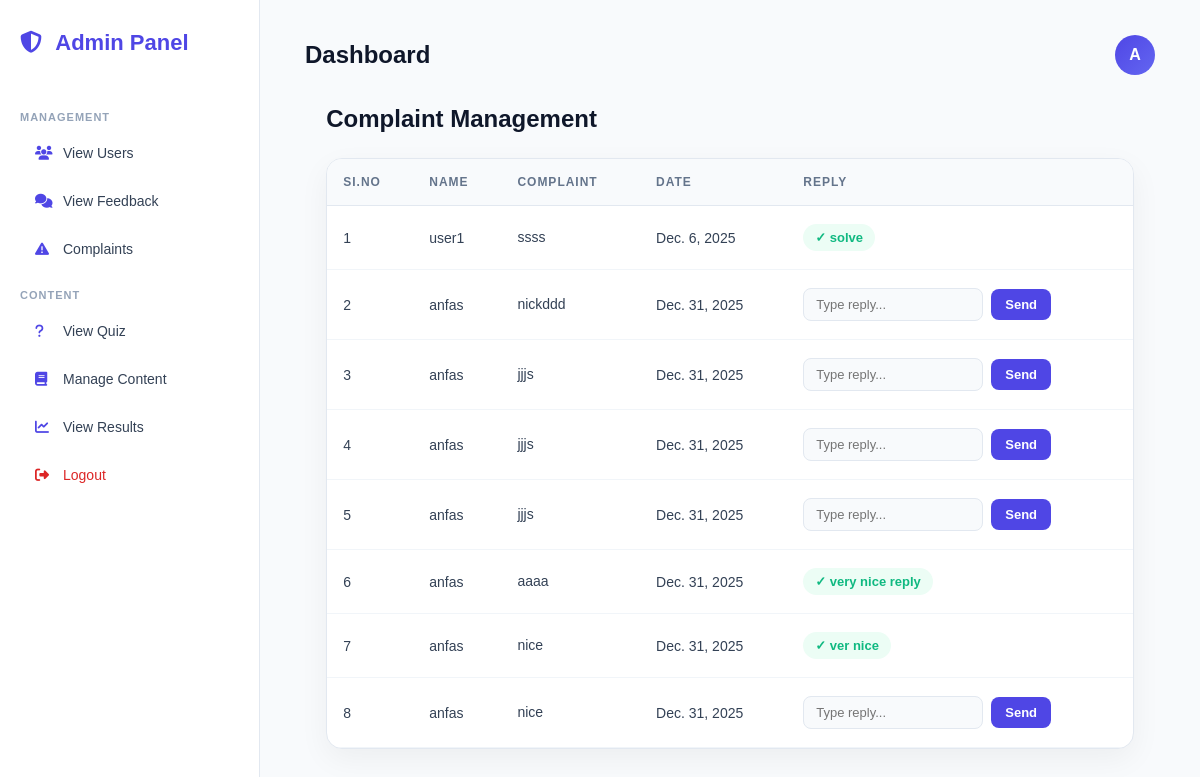
/ViewComplaint/, run on an earlier commit of the app's database.
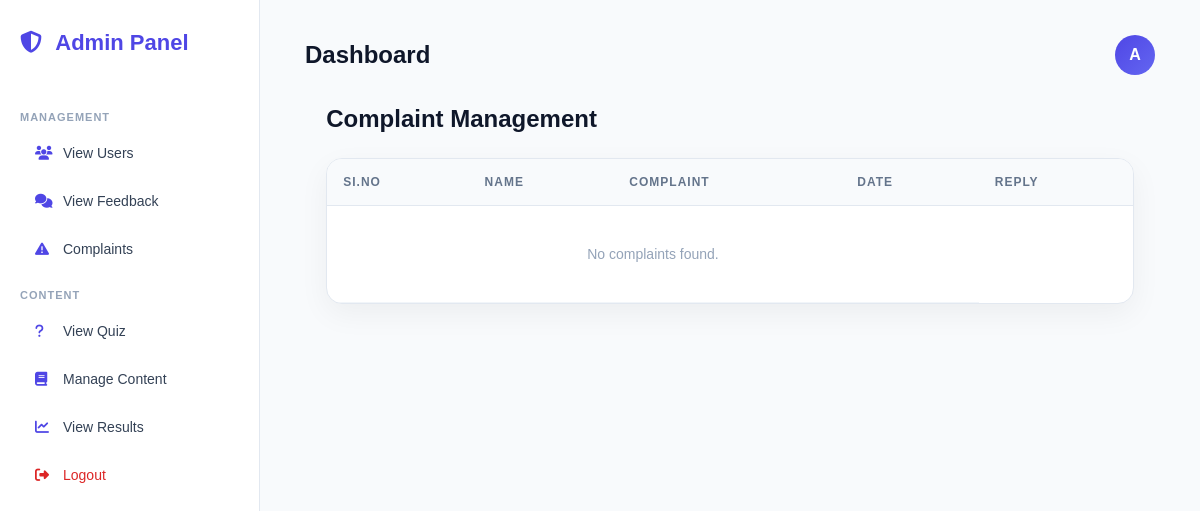
And on a later commit of the database.
### CyberAwarnessGameApp/models.py (models this page shows)
class ComplaintTable(models.Model):
    User = models.ForeignKey(UserTable, on_delete=models.CASCADE,null=True, blank=True)
    Complaint = models.TextField(blank=True, null=True)
    Reply = models.TextField(blank=True, null=True)
    Date = models.DateField(auto_now_add=True)

class UserTable(models.Model):
    login = models.ForeignKey(LoginTable, on_delete=models.CASCADE)
    Name= models.CharField(max_length=300, blank=True, null=True)
    Emailid = models.EmailField(max_length=500, blank=True, null=True)
    PhoneNumber= models.CharField(max_length=150, blank=True, null=True)
    profileImage=models.FileField(upload_to='profile/', null=True, blank=True)

### CyberAwarnessGameApp/views.py (the view)
# urls.py: path('ViewComplaint/', views.ViewComplaint.as_view(), name='ViewComplaint'),
class ViewComplaint(View):
    def get(self, request):
        complaints = ComplaintTable.objects.all()
        return render(request, 'view_complaint_and_send_replay.html', {'f': complaints})

### templates/view_complaint_and_send_replay.html (shortened to what this page needs)
{% extends "admin_home.html" %}
{% block content %}
<div class="page-header">
    <h2>Complaint Management</h2>
</div>
<div class="table-wrapper">
    <table>
        <thead>
            <tr>
                <th>SI.No</th>
                <th>Name</th>
                <th>Complaint</th>
                <th>Date</th>
                <th>Reply</th>
            </tr>
        </thead>
        <tbody>
            {% for i in f %}
            <tr>
                <td>{{ forloop.counter }}</td>
                <td>{{ i.User.Name }}</td>
                <td class="complaint-text">
                    {{ i.Complaint }}
                </td>
                <td>{{ i.Date }}</td>
                {% if i.Reply %}
                    <td>
                        <span class="replied">
                            ✓ {{ i.Reply }}
                        </span>
                    </td>
                {% else %}
                    <td>
                        <form action="/SendReply/{{ i.id }}/" method="post" class="reply-form">
                            <input type="text" name="Reply" placeholder="Type reply...">
                            <button type="submit">Send</button>
                        </form>
                    </td>
                {% endif %}
            </tr>
            {% empty %}
            <tr>
                <td colspan="4" class="empty-row">
                    No complaints found.
                </td>
            </tr>
            {% endfor %}
        </tbody>
    </table>
</div>
{% endblock %}

What changed in the data, as far as the page shows it:
removed ComplaintTable: User.Name "user1", Complaint "ssss", Date "Dec. 6, 2025", Reply "solve"
removed ComplaintTable: User.Name "anfas", Complaint "nickddd", Date "Dec. 31, 2025"
removed ComplaintTable: User.Name "anfas", Complaint "jjjs", Date "Dec. 31, 2025"
removed ComplaintTable: User.Name "anfas", Complaint "jjjs", Date "Dec. 31, 2025"
removed ComplaintTable: User.Name "anfas", Complaint "jjjs", Date "Dec. 31, 2025"
removed ComplaintTable: User.Name "anfas", Complaint "aaaa", Date "Dec. 31, 2025", Reply "very nice reply"
removed ComplaintTable: User.Name "anfas", Complaint "nice", Date "Dec. 31, 2025", Reply "ver nice"
removed ComplaintTable: User.Name "anfas", Complaint "nice", Date "Dec. 31, 2025"
Also different on the page:
text now shown: "No complaints found."
